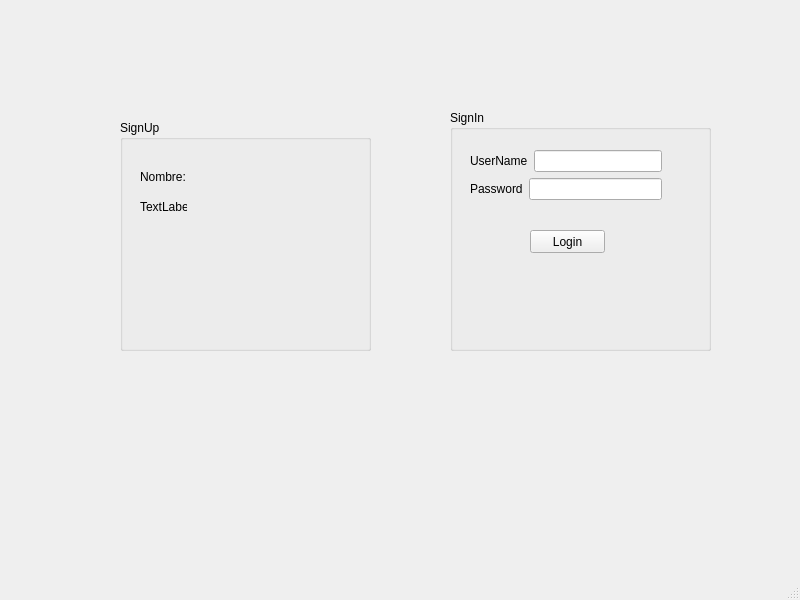
<?xml version="1.0" encoding="UTF-8"?>
<ui version="4.0">
 <class>MainWindow</class>
 <widget class="QMainWindow" name="MainWindow">
  <property name="geometry">
   <rect>
    <x>0</x>
    <y>0</y>
    <width>800</width>
    <height>600</height>
   </rect>
  </property>
  <property name="windowTitle">
   <string>MainWindow</string>
  </property>
  <widget class="QWidget" name="centralwidget">
   <widget class="QGroupBox" name="groupBox">
    <property name="geometry">
     <rect>
      <x>450</x>
      <y>110</y>
      <width>261</width>
      <height>241</height>
     </rect>
    </property>
    <property name="title">
     <string>SignIn</string>
    </property>
    <widget class="QPushButton" name="pushButton_login">
     <property name="geometry">
      <rect>
       <x>80</x>
       <y>120</y>
       <width>75</width>
       <height>23</height>
      </rect>
     </property>
     <property name="text">
      <string>Login</string>
     </property>
    </widget>
    <widget class="QWidget" name="">
     <property name="geometry">
      <rect>
       <x>20</x>
       <y>40</y>
       <width>192</width>
       <height>52</height>
      </rect>
     </property>
     <layout class="QVBoxLayout" name="verticalLayout">
      <item>
       <layout class="QHBoxLayout" name="horizontalLayout">
        <item>
         <widget class="QLabel" name="label">
          <property name="text">
           <string>UserName</string>
          </property>
         </widget>
        </item>
        <item>
         <widget class="QLineEdit" name="lineEdit_username"/>
        </item>
       </layout>
      </item>
      <item>
       <layout class="QHBoxLayout" name="horizontalLayout_2">
        <item>
         <widget class="QLabel" name="label_2">
          <property name="text">
           <string>Password</string>
          </property>
         </widget>
        </item>
        <item>
         <widget class="QLineEdit" name="lineEdit_password"/>
        </item>
       </layout>
      </item>
     </layout>
    </widget>
   </widget>
   <widget class="QGroupBox" name="groupBox_2">
    <property name="geometry">
     <rect>
      <x>120</x>
      <y>120</y>
      <width>251</width>
      <height>231</height>
     </rect>
    </property>
    <property name="title">
     <string>SignUp</string>
    </property>
    <widget class="QLabel" name="label_3">
     <property name="geometry">
      <rect>
       <x>20</x>
       <y>50</y>
       <width>47</width>
       <height>13</height>
      </rect>
     </property>
     <property name="text">
      <string>Nombre:</string>
     </property>
    </widget>
    <widget class="QLabel" name="label_4">
     <property name="geometry">
      <rect>
       <x>20</x>
       <y>80</y>
       <width>47</width>
       <height>13</height>
      </rect>
     </property>
     <property name="text">
      <string>TextLabel</string>
     </property>
    </widget>
   </widget>
  </widget>
  <widget class="QMenuBar" name="menubar">
   <property name="geometry">
    <rect>
     <x>0</x>
     <y>0</y>
     <width>800</width>
     <height>21</height>
    </rect>
   </property>
  </widget>
  <widget class="QStatusBar" name="statusbar"/>
 </widget>
 <resources/>
 <connections/>
</ui>
